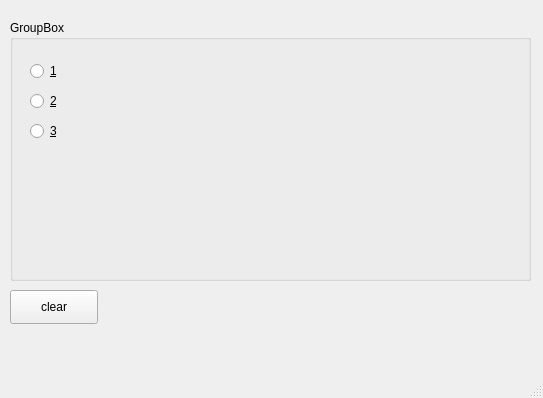
<?xml version="1.0" encoding="UTF-8"?>
<ui version="4.0">
 <class>MainWindow</class>
 <widget class="QMainWindow" name="MainWindow">
  <property name="geometry">
   <rect>
    <x>0</x>
    <y>0</y>
    <width>543</width>
    <height>398</height>
   </rect>
  </property>
  <property name="windowTitle">
   <string>MainWindow</string>
  </property>
  <widget class="QWidget" name="centralwidget">
   <widget class="QGroupBox" name="groupBox">
    <property name="geometry">
     <rect>
      <x>10</x>
      <y>20</y>
      <width>521</width>
      <height>261</height>
     </rect>
    </property>
    <property name="title">
     <string>GroupBox</string>
    </property>
    <widget class="QRadioButton" name="radioButton">
     <property name="geometry">
      <rect>
       <x>20</x>
       <y>40</y>
       <width>105</width>
       <height>22</height>
      </rect>
     </property>
     <property name="text">
      <string>&amp;1</string>
     </property>
     <attribute name="buttonGroup">
      <string notr="true">buttonGroup</string>
     </attribute>
    </widget>
    <widget class="QRadioButton" name="radioButton_2">
     <property name="geometry">
      <rect>
       <x>20</x>
       <y>70</y>
       <width>105</width>
       <height>22</height>
      </rect>
     </property>
     <property name="text">
      <string>&amp;2</string>
     </property>
     <attribute name="buttonGroup">
      <string notr="true">buttonGroup</string>
     </attribute>
    </widget>
    <widget class="QRadioButton" name="radioButton_3">
     <property name="geometry">
      <rect>
       <x>20</x>
       <y>100</y>
       <width>105</width>
       <height>22</height>
      </rect>
     </property>
     <property name="text">
      <string>&amp;3</string>
     </property>
     <attribute name="buttonGroup">
      <string notr="true">buttonGroup</string>
     </attribute>
    </widget>
   </widget>
   <widget class="QPushButton" name="pushButton">
    <property name="geometry">
     <rect>
      <x>10</x>
      <y>290</y>
      <width>88</width>
      <height>34</height>
     </rect>
    </property>
    <property name="text">
     <string>clear</string>
    </property>
   </widget>
  </widget>
  <widget class="QMenuBar" name="menubar">
   <property name="geometry">
    <rect>
     <x>0</x>
     <y>0</y>
     <width>543</width>
     <height>30</height>
    </rect>
   </property>
  </widget>
  <widget class="QStatusBar" name="statusbar"/>
 </widget>
 <resources/>
 <connections/>
 <buttongroups>
  <buttongroup name="buttonGroup"/>
 </buttongroups>
</ui>
